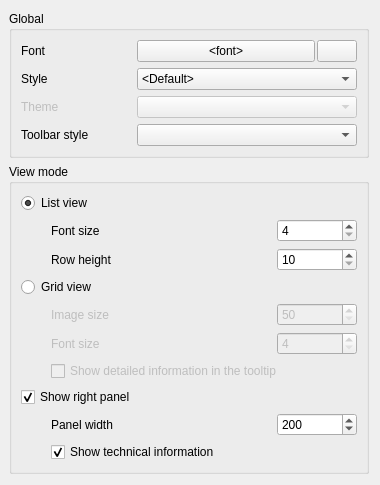
     <widget class="QWidget" name="tabAppearance">
      <attribute name="title">
       <string>Appearance</string>
      </attribute>
      <layout class="QVBoxLayout" name="layoutTabAppearance">
       <property name="leftMargin">
        <number>9</number>
       </property>
       <item>
        <widget class="QGroupBox" name="gbGlobal">
         <property name="title">
          <string>Global</string>
         </property>
         <layout class="QVBoxLayout" name="layoutBoxGlobal">
          <item>
           <layout class="QHBoxLayout" name="layoutGlobal" stretch="1,0">
            <item>
             <layout class="QVBoxLayout" name="layoutGlobalLabels">
              <item>
               <widget class="QLabel" name="labelFont">
                <property name="text">
                 <string>Font</string>
                </property>
               </widget>
              </item>
              <item>
               <widget class="QLabel" name="labelStyle">
                <property name="minimumSize">
                 <size>
                  <width>110</width>
                  <height>0</height>
                 </size>
                </property>
                <property name="text">
                 <string>Style</string>
                </property>
               </widget>
              </item>
              <item>
               <widget class="QLabel" name="labelTheme">
                <property name="enabled">
                 <bool>false</bool>
                </property>
                <property name="text">
                 <string>Theme</string>
                </property>
               </widget>
              </item>
              <item>
               <widget class="QLabel" name="labelToolbarStyle">
                <property name="minimumSize">
                 <size>
                  <width>110</width>
                  <height>0</height>
                 </size>
                </property>
                <property name="text">
                 <string>Toolbar style</string>
                </property>
               </widget>
              </item>
             </layout>
            </item>
            <item>
             <layout class="QVBoxLayout" name="layoutGlobalValues">
              <item>
               <layout class="QHBoxLayout" name="layoutGlobalValuesFont" stretch="1,0">
                <property name="spacing">
                 <number>2</number>
                </property>
                <item>
                 <widget class="QPushButton" name="bFontSelect">
                  <property name="text">
                   <string notr="true">&lt;font&gt;</string>
                  </property>
                 </widget>
                </item>
                <item>
                 <widget class="QPushButton" name="bFontSelectDefault">
                  <property name="toolTip">
                   <string>Default</string>
                  </property>
                  <property name="icon">
                   <iconset resource="icons.qrc">
                    <normaloff>:/tool/default</normaloff>:/tool/default</iconset>
                  </property>
                 </widget>
                </item>
               </layout>
              </item>
              <item>
               <widget class="QComboBox" name="cbStyle">
                <property name="enabled">
                 <bool>true</bool>
                </property>
                <property name="minimumSize">
                 <size>
                  <width>220</width>
                  <height>0</height>
                 </size>
                </property>
                <item>
                 <property name="text">
                  <string>&lt;Default&gt;</string>
                 </property>
                </item>
               </widget>
              </item>
              <item>
               <widget class="QComboBox" name="cbTheme">
                <property name="enabled">
                 <bool>false</bool>
                </property>
               </widget>
              </item>
              <item>
               <widget class="QComboBox" name="cbToolbarStyle">
                <property name="minimumSize">
                 <size>
                  <width>220</width>
                  <height>0</height>
                 </size>
                </property>
               </widget>
              </item>
             </layout>
            </item>
           </layout>
          </item>
         </layout>
        </widget>
       </item>
       <item>
        <widget class="QGroupBox" name="gbViewMode">
         <property name="title">
          <string>View mode</string>
         </property>
         <layout class="QHBoxLayout" name="layoutBoxViewMode" stretch="1">
          <item>
           <layout class="QVBoxLayout" name="layoutViewMode">
            <item>
             <widget class="QRadioButton" name="rbListView">
              <property name="text">
               <string>List view</string>
              </property>
              <property name="checked">
               <bool>true</bool>
              </property>
             </widget>
            </item>
            <item>
             <widget class="QWidget" name="layoutViewModeListView" native="true">
              <layout class="QHBoxLayout" name="hl6">
               <property name="leftMargin">
                <number>0</number>
               </property>
               <property name="topMargin">
                <number>0</number>
               </property>
               <property name="rightMargin">
                <number>0</number>
               </property>
               <property name="bottomMargin">
                <number>0</number>
               </property>
               <item>
                <spacer name="spacerListView">
                 <property name="orientation">
                  <enum>Qt::Horizontal</enum>
                 </property>
                 <property name="sizeType">
                  <enum>QSizePolicy::Fixed</enum>
                 </property>
                 <property name="sizeHint" stdset="0">
                  <size>
                   <width>30</width>
                   <height>20</height>
                  </size>
                 </property>
                </spacer>
               </item>
               <item>
                <layout class="QVBoxLayout" name="layoutViewModeListViewSub0">
                 <item>
                  <layout class="QHBoxLayout" name="layoutViewModeListViewSub1" stretch="1,0">
                   <item>
                    <widget class="QLabel" name="labelFontSize">
                     <property name="enabled">
                      <bool>true</bool>
                     </property>
                     <property name="text">
                      <string>Font size</string>
                     </property>
                    </widget>
                   </item>
                   <item>
                    <widget class="QSpinBox" name="sbListFontSize">
                     <property name="minimumSize">
                      <size>
                       <width>80</width>
                       <height>0</height>
                      </size>
                     </property>
                     <property name="minimum">
                      <number>4</number>
                     </property>
                     <property name="maximum">
                      <number>92</number>
                     </property>
                    </widget>
                   </item>
                  </layout>
                 </item>
                 <item>
                  <layout class="QHBoxLayout" name="layoutViewModeListViewSub2" stretch="1,0">
                   <item>
                    <widget class="QLabel" name="labelRowHeight">
                     <property name="text">
                      <string>Row height</string>
                     </property>
                    </widget>
                   </item>
                   <item>
                    <widget class="QSpinBox" name="sbListRowHeight">
                     <property name="minimumSize">
                      <size>
                       <width>80</width>
                       <height>0</height>
                      </size>
                     </property>
                     <property name="minimum">
                      <number>10</number>
                     </property>
                     <property name="maximum">
                      <number>200</number>
                     </property>
                    </widget>
                   </item>
                  </layout>
                 </item>
                </layout>
               </item>
              </layout>
             </widget>
            </item>
            <item>
             <widget class="QRadioButton" name="rbGridView">
              <property name="text">
               <string>Grid view</string>
              </property>
             </widget>
            </item>
            <item>
             <widget class="QWidget" name="layoutViewModeGridView" native="true">
              <property name="enabled">
               <bool>false</bool>
              </property>
              <layout class="QHBoxLayout" name="horizontalLayout_7">
               <property name="leftMargin">
                <number>0</number>
               </property>
               <property name="topMargin">
                <number>0</number>
               </property>
               <property name="rightMargin">
                <number>0</number>
               </property>
               <property name="bottomMargin">
                <number>0</number>
               </property>
               <item>
                <spacer name="spacerGridView">
                 <property name="orientation">
                  <enum>Qt::Horizontal</enum>
                 </property>
                 <property name="sizeType">
                  <enum>QSizePolicy::Fixed</enum>
                 </property>
                 <property name="sizeHint" stdset="0">
                  <size>
                   <width>30</width>
                   <height>20</height>
                  </size>
                 </property>
                </spacer>
               </item>
               <item>
                <layout class="QVBoxLayout" name="layoutViewModeGridViewSub0">
                 <item>
                  <layout class="QHBoxLayout" name="layoutViewModeGridViewSub1" stretch="10,0">
                   <item>
                    <widget class="QLabel" name="labelImageSize">
                     <property name="text">
                      <string>Image size</string>
                     </property>
                    </widget>
                   </item>
                   <item>
                    <widget class="QSpinBox" name="sbGridImageSize">
                     <property name="minimumSize">
                      <size>
                       <width>80</width>
                       <height>0</height>
                      </size>
                     </property>
                     <property name="minimum">
                      <number>50</number>
                     </property>
                     <property name="maximum">
                      <number>1000</number>
                     </property>
                    </widget>
                   </item>
                  </layout>
                 </item>
                 <item>
                  <layout class="QHBoxLayout" name="layoutViewModeGridViewSub2" stretch="1,0">
                   <item>
                    <widget class="QLabel" name="labelFontSize2">
                     <property name="text">
                      <string>Font size</string>
                     </property>
                    </widget>
                   </item>
                   <item>
                    <widget class="QSpinBox" name="sbGridFontSize">
                     <property name="minimumSize">
                      <size>
                       <width>80</width>
                       <height>0</height>
                      </size>
                     </property>
                     <property name="minimum">
                      <number>4</number>
                     </property>
                     <property name="maximum">
                      <number>90</number>
                     </property>
                    </widget>
                   </item>
                  </layout>
                 </item>
                 <item>
                  <widget class="QCheckBox" name="cShowTooltip">
                   <property name="text">
                    <string>Show detailed information in the tooltip</string>
                   </property>
                  </widget>
                 </item>
                </layout>
               </item>
              </layout>
             </widget>
            </item>
            <item>
             <widget class="QCheckBox" name="cShowRightPanel">
              <property name="text">
               <string>Show right panel</string>
              </property>
              <property name="checked">
               <bool>true</bool>
              </property>
             </widget>
            </item>
            <item>
             <widget class="QWidget" name="layoutViewModePanel" native="true">
              <layout class="QHBoxLayout" name="horizontalLayout_2" stretch="0,0">
               <property name="leftMargin">
                <number>0</number>
               </property>
               <property name="topMargin">
                <number>0</number>
               </property>
               <property name="rightMargin">
                <number>0</number>
               </property>
               <property name="bottomMargin">
                <number>0</number>
               </property>
               <item>
                <spacer name="spacerPanel">
                 <property name="orientation">
                  <enum>Qt::Horizontal</enum>
                 </property>
                 <property name="sizeType">
                  <enum>QSizePolicy::Fixed</enum>
                 </property>
                 <property name="sizeHint" stdset="0">
                  <size>
                   <width>30</width>
                   <height>20</height>
                  </size>
                 </property>
                </spacer>
               </item>
               <item>
                <layout class="QVBoxLayout" name="layoutViewModePanelSub0">
                 <item>
                  <layout class="QHBoxLayout" name="layoutViewModePanelSub1" stretch="1,0">
                   <item>
                    <widget class="QLabel" name="labelPanelWidth">
                     <property name="text">
                      <string>Panel width</string>
                     </property>
                    </widget>
                   </item>
                   <item>
                    <widget class="QSpinBox" name="sbPanelWidth">
                     <property name="minimumSize">
                      <size>
                       <width>80</width>
                       <height>0</height>
                      </size>
                     </property>
                     <property name="correctionMode">
                      <enum>QAbstractSpinBox::CorrectToNearestValue</enum>
                     </property>
                     <property name="minimum">
                      <number>150</number>
                     </property>
                     <property name="maximum">
                      <number>500</number>
                     </property>
                     <property name="value">
                      <number>200</number>
                     </property>
                    </widget>
                   </item>
                  </layout>
                 </item>
                 <item>
                  <widget class="QCheckBox" name="cbShowTechInfo">
                   <property name="text">
                    <string>Show technical information</string>
                   </property>
                   <property name="checked">
                    <bool>true</bool>
                   </property>
                  </widget>
                 </item>
                </layout>
               </item>
              </layout>
             </widget>
            </item>
           </layout>
          </item>
         </layout>
        </widget>
       </item>
       <item>
        <spacer name="spacerAppearance">
         <property name="orientation">
          <enum>Qt::Vertical</enum>
         </property>
         <property name="sizeHint" stdset="0">
          <size>
           <width>68</width>
           <height>0</height>
          </size>
         </property>
        </spacer>
       </item>
      </layout>
     </widget>
